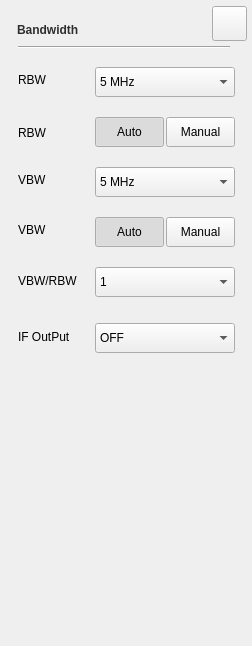
<?xml version="1.0" encoding="UTF-8"?>
<ui version="4.0">
 <class>SA_Dialog_BWSetup</class>
 <widget class="QWidget" name="SA_Dialog_BWSetup">
  <property name="geometry">
   <rect>
    <x>0</x>
    <y>0</y>
    <width>252</width>
    <height>646</height>
   </rect>
  </property>
  <property name="windowTitle">
   <string>Form</string>
  </property>
  <property name="styleSheet">
   <string notr="true">/*******************indoor**********************/
#SA_Dialog_BWSetup[status  =  &quot;indoor&quot;] 
#widget
{
	background-color:rgba(211,211,211,0.9);
}

#SA_Dialog_BWSetup[status  =  &quot;indoor&quot;] 
#widget&gt;QLabel
{
	font: 75 13px &quot;Arial&quot;;
	color:rgba(46,46,46,1);
}

#SA_Dialog_BWSetup[status  =  &quot;indoor&quot;] 
SA_LineEdit
{
	color:rgb(176,138,30);
	padding-left:10px;
	font: 75 13px &quot;Arial&quot;;
	font-weight:bold;
}

#SA_Dialog_BWSetup[status  =  &quot;indoor&quot;] #RBWAutoPB:checked,
#SA_Dialog_BWSetup[status  =  &quot;indoor&quot;] #VBWAutoPB:checked
{
	color:rgba(87, 87, 87,1);
	padding: 8px 14px 7px 15px;
	background-image: url(:/sa/image/fre_checked_left.png);
}

#SA_Dialog_BWSetup[status  =  &quot;indoor&quot;] #RBWAutoPB,
#SA_Dialog_BWSetup[status  =  &quot;indoor&quot;] #VBWAutoPB
{
	color:rgba(123, 123, 123,1);
	font: 75 13px &quot;Arial&quot;;
	border-style:flat;
	font-weight:bold;
	padding: 8px 14px 7px 15px;
	background-image: url(:/sa/image/fre_checked_right.png);
}

#SA_Dialog_BWSetup[status  =  &quot;indoor&quot;] #RBWManualPB:checked,
#SA_Dialog_BWSetup[status  =  &quot;indoor&quot;] #VBWManualPB:checked
{
	color:rgba(87, 87, 87,1);
	padding: 8px 5px 7px 6px;
	background-image: url(:/sa/image/fre_checked_right.png);
	background-position:right;
}

#SA_Dialog_BWSetup[status  =  &quot;indoor&quot;] #RBWManualPB,
#SA_Dialog_BWSetup[status  =  &quot;indoor&quot;] #VBWManualPB
{
	color:rgba(123, 123, 123,1);
	font: 75 13px &quot;Arial&quot;;
	border-style:flat;
	font-weight:bold;
	padding: 8px 5px 7px 6px;
	background-image: url(:/sa/image/fre_checked_left.png);
	background-position:right;
}

#SA_Dialog_BWSetup[status  =  &quot;indoor&quot;] 
#lblTitle
{
	font: 75 20px &quot;Arial&quot;;
	color:rgba(46,46,46,1);
	line-height:23px;
	font-weight:bold;
}

#SA_Dialog_BWSetup[status  =  &quot;indoor&quot;] 
#pb_cancel
{
border-style:flat;
background-color:rgba(0,0,0,0);
border-image: url(:/sa/image/btn_close_normal.png);
}

#SA_Dialog_BWSetup[status  =  &quot;indoor&quot;] 
#pb_cancel:pressed
{
border-image: url(:/sa/image/btn_close_click.png);
}

#SA_Dialog_BWSetup[status  =  &quot;indoor&quot;] 
#line
{
	background-color:rgba(46,46,46,1);
}

#SA_Dialog_BWSetup[status  =  &quot;indoor&quot;] 
QComboBox
{
	font: 75 13px &quot;Arial&quot;;
	font-weight:bold;
	color:rgba(162, 115, 0, 1);
	padding:8px 23px 7px 10px;
	combobox-popup: 0;
	border-style:flat;
	background-image: url(:/sa/image/dropdown_normal.png);
}

#SA_Dialog_BWSetup[status  =  &quot;indoor&quot;] 
QComboBox:focus
{
	background-image: url(:/sa/image/dropdown_click.png);
	
}

#SA_Dialog_BWSetup[status  =  &quot;indoor&quot;] 
QComboBox::drop-down {
width: 0px;	border-style:flat;
}

#SA_Dialog_BWSetup[status  =  &quot;indoor&quot;] 
QComboBox QAbstractItemView{
   font: 75 14px &quot;Arial&quot;;
	color:rgba(0, 0, 0, 1);
	background:rgba(255,255,255,1);
 	outline:0px;
	border-style:solid;
	border-color:rgba(151, 151, 151, 1);
	border-width:1px;
}

#SA_Dialog_BWSetup[status  =  &quot;indoor&quot;] 
QAbstractItemView::item{
	padding-left:8px;
	width:140px;
	height:32px;
	border-style:flat;
}

#SA_Dialog_BWSetup[status  =  &quot;indoor&quot;] 
QComboBox QAbstractItemView::item:selected
{
 	color:rgba(240, 179, 29, 1); 
}

#SA_Dialog_BWSetup[status  =  &quot;indoor&quot;] 
SA_LineEdit
{
	color:rgba(162, 115, 0,1);
	padding:8px 8px 7px 10px ;
	font: 75 13px &quot;Arial&quot;;
	font-weight:bold;
}

#SA_Dialog_BWSetup[status  =  &quot;indoor&quot;] 
SA_LineEdit:disable
{
	color:rgba(133,133,133,0.6);
}

#SA_Dialog_BWSetup[status  =  &quot;indoor&quot;] 
SA_LineEdit:focus
{
	outline: none;
	border:2px solid rgba(162,115,0,1);
}
/*******************outdoor**********************/
#SA_Dialog_BWSetup[status  =  &quot;outdoor&quot;] 
#widget
{
	background-color:rgba(211,211,211,0.9);
}

#SA_Dialog_BWSetup[status  =  &quot;outdoor&quot;] 
#widget&gt;QLabel
{
	font: 75 13px &quot;Arial&quot;;
	color:rgba(46,46,46,1);
}

#SA_Dialog_BWSetup[status  =  &quot;outdoor&quot;] 
SA_LineEdit
{
	color:rgb(176,138,30);
	padding-left:10px;
	font: 75 13px &quot;Arial&quot;;
	font-weight:bold;
}

#SA_Dialog_BWSetup[status  =  &quot;outdoor&quot;] #RBWAutoPB:checked,
#SA_Dialog_BWSetup[status  =  &quot;outdoor&quot;] #VBWAutoPB:checked
{
	color:rgba(87, 87, 87,1);
	padding: 8px 14px 7px 15px;
	background-image: url(:/sa/image/fre_checked_left.png);
}

#SA_Dialog_BWSetup[status  =  &quot;outdoor&quot;] #RBWAutoPB,
#SA_Dialog_BWSetup[status  =  &quot;outdoor&quot;] #VBWAutoPB
{
	color:rgba(123, 123, 123,1);
	font: 75 13px &quot;Arial&quot;;
	border-style:flat;
	font-weight:bold;
	padding: 8px 14px 7px 15px;
	background-image: url(:/sa/image/fre_checked_right.png);
}

#SA_Dialog_BWSetup[status  =  &quot;outdoor&quot;] #RBWManualPB:checked,
#SA_Dialog_BWSetup[status  =  &quot;outdoor&quot;] #VBWManualPB:checked
{
	color:rgba(87, 87, 87,1);
	padding: 8px 5px 7px 6px;
	background-image: url(:/sa/image/fre_checked_right.png);
	background-position:right;
}

#SA_Dialog_BWSetup[status  =  &quot;outdoor&quot;] #RBWManualPB,
#SA_Dialog_BWSetup[status  =  &quot;outdoor&quot;] #VBWManualPB
{
	color:rgba(123, 123, 123,1);
	font: 75 13px &quot;Arial&quot;;
	border-style:flat;
	font-weight:bold;
	padding: 8px 5px 7px 6px;
	background-image: url(:/sa/image/fre_checked_left.png);
	background-position:right;
}

#SA_Dialog_BWSetup[status  =  &quot;outdoor&quot;] 
#lblTitle
{
	font: 75 20px &quot;Arial&quot;;
	color:rgba(46,46,46,1);
	line-height:23px;
	font-weight:bold;
}

#SA_Dialog_BWSetup[status  =  &quot;outdoor&quot;] 
#pb_cancel
{
border-style:flat;
background-color:rgba(0,0,0,0);
border-image: url(:/sa/image/btn_close_normal.png);
}

#SA_Dialog_BWSetup[status  =  &quot;outdoor&quot;] 
#pb_cancel:pressed
{
border-image: url(:/sa/image/btn_close_click.png);
}

#SA_Dialog_BWSetup[status  =  &quot;outdoor&quot;] 
#line
{
	background-color:rgba(46,46,46,1);
}

#SA_Dialog_BWSetup[status  =  &quot;outdoor&quot;] 
QComboBox
{
	font: 75 13px &quot;Arial&quot;;
	font-weight:bold;
	color:rgba(162, 115, 0, 1);
	padding:8px 23px 7px 10px;
	combobox-popup: 0;
	border-style:flat;
	background-image: url(:/sa/image/dropdown_normal.png);
}

#SA_Dialog_BWSetup[status  =  &quot;outdoor&quot;] 
QComboBox:focus
{
	background-image: url(:/sa/image/dropdown_click.png);
	
}

#SA_Dialog_BWSetup[status  =  &quot;outdoor&quot;] 
QComboBox::drop-down {
width: 0px;	border-style:flat;
}

#SA_Dialog_BWSetup[status  =  &quot;outdoor&quot;] 
QComboBox QAbstractItemView{
   font: 75 14px &quot;Arial&quot;;
	color:rgba(0, 0, 0, 1);
	background:rgba(255,255,255,1);
 	outline:0px;
	border-style:solid;
	border-color:rgba(151, 151, 151, 1);
	border-width:1px;
}

#SA_Dialog_BWSetup[status  =  &quot;outdoor&quot;] 
QAbstractItemView::item{
	padding-left:8px;
	width:140px;
	height:32px;
	border-style:flat;
}

#SA_Dialog_BWSetup[status  =  &quot;outdoor&quot;] 
QComboBox QAbstractItemView::item:selected
{
 	color:rgba(240, 179, 29, 1); 
}

#SA_Dialog_BWSetup[status  =  &quot;outdoor&quot;] 
SA_LineEdit
{
	color:rgba(162, 115, 0,1);
	padding:8px 8px 7px 10px ;
	font: 75 13px &quot;Arial&quot;;
	font-weight:bold;
}

#SA_Dialog_BWSetup[status  =  &quot;outdoor&quot;] 
SA_LineEdit:disable
{
	color:rgba(133,133,133,0.6);
}

#SA_Dialog_BWSetup[status  =  &quot;outdoor&quot;] 
SA_LineEdit:focus
{
	outline: none;
	border:2px solid rgba(162,115,0,1);
}
/*******************night**********************/
#SA_Dialog_BWSetup[status  =  &quot;night&quot;] 
#widget
{
		background-color:rgba(208,182,139,0.9);
}

#SA_Dialog_BWSetup[status  =  &quot;night&quot;] 
#widget&gt;QLabel
{
	font: 75 13px &quot;Arial&quot;;
	color:rgba(46,46,46,1);
}

#SA_Dialog_BWSetup[status  =  &quot;night&quot;] 
SA_LineEdit
{
	color:rgb(176,138,30);
	padding-left:10px;
	font: 75 13px &quot;Arial&quot;;
	font-weight:bold;
}

#SA_Dialog_BWSetup[status  =  &quot;night&quot;] #RBWAutoPB:checked,
#SA_Dialog_BWSetup[status  =  &quot;night&quot;] #VBWAutoPB:checked
{
	color:rgba(85,74,56,1);
	padding: 8px 14px 7px 15px;
	background-image: url(:/sa/image/night/btn_left_click.png);
}

#SA_Dialog_BWSetup[status  =  &quot;night&quot;] #RBWAutoPB,
#SA_Dialog_BWSetup[status  =  &quot;night&quot;] #VBWAutoPB
{
	color:rgba(121,106,81,1);
	font: 75 13px &quot;Arial&quot;;
	border-style:flat;
	font-weight:bold;
	padding: 8px 14px 7px 15px;
	background-image: url(:/sa/image/night/btn_left_nor.png);
}

#SA_Dialog_BWSetup[status  =  &quot;night&quot;] #RBWManualPB:checked,
#SA_Dialog_BWSetup[status  =  &quot;night&quot;] #VBWManualPB:checked
{
	color:rgba(85,74,56,1);
	padding: 8px 5px 7px 6px;
	background-image: url(:/sa/image/night/btn_right_click.png);
}

#SA_Dialog_BWSetup[status  =  &quot;night&quot;] #RBWManualPB,
#SA_Dialog_BWSetup[status  =  &quot;night&quot;] #VBWManualPB
{
	color:rgba(121,106,81,1);
	font: 75 13px &quot;Arial&quot;;
	border-style:flat;
	font-weight:bold;
	padding: 8px 5px 7px 6px;
	background-image: url(:/sa/image/night/btn_right_nor.png);
}

#SA_Dialog_BWSetup[status  =  &quot;night&quot;] 
#lblTitle
{
	font: 75 20px &quot;Arial&quot;;
	color:rgba(46,46,46,1);
	line-height:23px;
	font-weight:bold;
}

#SA_Dialog_BWSetup[status  =  &quot;night&quot;] 
#pb_cancel
{
border-style:flat;
background-color:rgba(0,0,0,0);
border-image: url(:/sa/image/night/btn_close_normal.png);
}

#SA_Dialog_BWSetup[status  =  &quot;night&quot;] 
#pb_cancel:pressed
{
border-image: url(:/sa/image/night/btn_close_click.png);
}

#SA_Dialog_BWSetup[status  =  &quot;night&quot;] 
#line
{
	background-color:rgba(46,46,46,1);
}

#SA_Dialog_BWSetup[status  =  &quot;night&quot;] 
QComboBox
{
	background-color: rgba(251,220,167,0.60);
	color:rgba(159,98,0,1);
	font: 75 13px &quot;Arial&quot;;
	font-weight:bold;
	padding:8px 23px 7px 10px;
	combobox-popup: 0;
	border-style:flat;
	background-image: url(:/sa/image/night/dropdown_normal.png);
}

#SA_Dialog_BWSetup[status  =  &quot;night&quot;] 
QComboBox:focus
{
	background-image: url(:/sa/image/night/dropdown_click.png);
	
}

#SA_Dialog_BWSetup[status  =  &quot;night&quot;] 
QComboBox::drop-down {
width: 0px;	border-style:flat;
}

#SA_Dialog_BWSetup[status  =  &quot;night&quot;] 
QComboBox QAbstractItemView{
   font: 75 14px &quot;Arial&quot;;
	color:rgba(0, 0, 0, 1);
	background-color: #FBDBA7;
 	outline:0px;
	border-style:solid;
	border-color:rgba(151, 151, 151, 1);
	border-width:1px;
}

#SA_Dialog_BWSetup[status  =  &quot;night&quot;] 
QAbstractItemView::item{
	padding-left:8px;
	width:140px;
	height:32px;
	border-style:flat;
}

#SA_Dialog_BWSetup[status  =  &quot;night&quot;] 
QComboBox QAbstractItemView::item:selected
{
 	color:rgba(159,98,0,1);
}

#SA_Dialog_BWSetup[status  =  &quot;night&quot;] 
SA_LineEdit
{
	color:rgba(162, 115, 0,1);
	padding:8px 8px 7px 10px ;
	font: 75 13px &quot;Arial&quot;;
	font-weight:bold;
}

#SA_Dialog_BWSetup[status  =  &quot;night&quot;] 
SA_LineEdit:disable
{
	color:rgba(133,133,133,0.6);
}

#SA_Dialog_BWSetup[status  =  &quot;night&quot;] 
SA_LineEdit:focus
{
	outline: none;
	border:2px solid rgba(162,115,0,1);
}</string>
  </property>
  <property name="status" stdset="0">
   <string>night</string>
  </property>
  <widget class="QWidget" name="widget" native="true">
   <property name="geometry">
    <rect>
     <x>0</x>
     <y>0</y>
     <width>252</width>
     <height>646</height>
    </rect>
   </property>
   <property name="styleSheet">
    <string notr="true"/>
   </property>
   <widget class="QPushButton" name="pb_cancel">
    <property name="geometry">
     <rect>
      <x>212</x>
      <y>6</y>
      <width>35</width>
      <height>35</height>
     </rect>
    </property>
    <property name="focusPolicy">
     <enum>Qt::NoFocus</enum>
    </property>
    <property name="text">
     <string/>
    </property>
   </widget>
   <widget class="QLabel" name="lblTitle">
    <property name="geometry">
     <rect>
      <x>17</x>
      <y>19</y>
      <width>121</width>
      <height>22</height>
     </rect>
    </property>
    <property name="styleSheet">
     <string notr="true">#lblTitle
{
	font: 75 20px &quot;Arial&quot;;
	color:rgba(46,46,46,1);
	line-height:23px;
	font-weight:bold;
}</string>
    </property>
    <property name="text">
     <string>Bandwidth</string>
    </property>
   </widget>
   <widget class="Line" name="line">
    <property name="geometry">
     <rect>
      <x>18</x>
      <y>46</y>
      <width>212</width>
      <height>2</height>
     </rect>
    </property>
    <property name="orientation">
     <enum>Qt::Horizontal</enum>
    </property>
   </widget>
   <widget class="QPushButton" name="RBWManualPB">
    <property name="geometry">
     <rect>
      <x>166</x>
      <y>117</y>
      <width>69</width>
      <height>30</height>
     </rect>
    </property>
    <property name="focusPolicy">
     <enum>Qt::NoFocus</enum>
    </property>
    <property name="text">
     <string>Manual</string>
    </property>
    <property name="checkable">
     <bool>true</bool>
    </property>
    <attribute name="buttonGroup">
     <string notr="true">btnRBWgroup</string>
    </attribute>
   </widget>
   <widget class="QPushButton" name="RBWAutoPB">
    <property name="geometry">
     <rect>
      <x>95</x>
      <y>117</y>
      <width>69</width>
      <height>30</height>
     </rect>
    </property>
    <property name="focusPolicy">
     <enum>Qt::NoFocus</enum>
    </property>
    <property name="text">
     <string>Auto</string>
    </property>
    <property name="checkable">
     <bool>true</bool>
    </property>
    <property name="checked">
     <bool>true</bool>
    </property>
    <attribute name="buttonGroup">
     <string notr="true">btnRBWgroup</string>
    </attribute>
   </widget>
   <widget class="QLabel" name="lblRBWAuto">
    <property name="geometry">
     <rect>
      <x>18</x>
      <y>120</y>
      <width>67</width>
      <height>25</height>
     </rect>
    </property>
    <property name="text">
     <string>RBW</string>
    </property>
   </widget>
   <widget class="QLabel" name="lblRBWValue">
    <property name="geometry">
     <rect>
      <x>18</x>
      <y>67</y>
      <width>61</width>
      <height>25</height>
     </rect>
    </property>
    <property name="text">
     <string>RBW</string>
    </property>
   </widget>
   <widget class="QPushButton" name="VBWManualPB">
    <property name="geometry">
     <rect>
      <x>166</x>
      <y>217</y>
      <width>69</width>
      <height>30</height>
     </rect>
    </property>
    <property name="focusPolicy">
     <enum>Qt::NoFocus</enum>
    </property>
    <property name="text">
     <string>Manual</string>
    </property>
    <property name="checkable">
     <bool>true</bool>
    </property>
    <attribute name="buttonGroup">
     <string notr="true">btnVBWgroup</string>
    </attribute>
   </widget>
   <widget class="QLabel" name="lblVBWAuto">
    <property name="geometry">
     <rect>
      <x>18</x>
      <y>217</y>
      <width>67</width>
      <height>25</height>
     </rect>
    </property>
    <property name="text">
     <string>VBW</string>
    </property>
   </widget>
   <widget class="QLabel" name="lblVBWValue">
    <property name="geometry">
     <rect>
      <x>18</x>
      <y>167</y>
      <width>61</width>
      <height>25</height>
     </rect>
    </property>
    <property name="text">
     <string>VBW</string>
    </property>
   </widget>
   <widget class="QPushButton" name="VBWAutoPB">
    <property name="geometry">
     <rect>
      <x>95</x>
      <y>217</y>
      <width>69</width>
      <height>30</height>
     </rect>
    </property>
    <property name="focusPolicy">
     <enum>Qt::NoFocus</enum>
    </property>
    <property name="text">
     <string>Auto</string>
    </property>
    <property name="checkable">
     <bool>true</bool>
    </property>
    <property name="checked">
     <bool>true</bool>
    </property>
    <attribute name="buttonGroup">
     <string notr="true">btnVBWgroup</string>
    </attribute>
   </widget>
   <widget class="QLabel" name="lblRatioValue">
    <property name="geometry">
     <rect>
      <x>18</x>
      <y>268</y>
      <width>71</width>
      <height>25</height>
     </rect>
    </property>
    <property name="text">
     <string>VBW/RBW</string>
    </property>
   </widget>
   <widget class="SA_Combobox" name="RBWBox">
    <property name="geometry">
     <rect>
      <x>95</x>
      <y>67</y>
      <width>140</width>
      <height>30</height>
     </rect>
    </property>
    <property name="styleSheet">
     <string notr="true"/>
    </property>
    <property name="maxVisibleItems">
     <number>999</number>
    </property>
    <item>
     <property name="text">
      <string>5 MHz</string>
     </property>
    </item>
    <item>
     <property name="text">
      <string>3 MHz</string>
     </property>
    </item>
    <item>
     <property name="text">
      <string>1 MHz</string>
     </property>
    </item>
    <item>
     <property name="text">
      <string>300 kHz</string>
     </property>
    </item>
    <item>
     <property name="text">
      <string>100 kHz</string>
     </property>
    </item>
    <item>
     <property name="text">
      <string>30 kHz</string>
     </property>
    </item>
    <item>
     <property name="text">
      <string>10 kHz</string>
     </property>
    </item>
    <item>
     <property name="text">
      <string>3 kHz</string>
     </property>
    </item>
    <item>
     <property name="text">
      <string>1 kHz</string>
     </property>
    </item>
    <item>
     <property name="text">
      <string>300 Hz</string>
     </property>
    </item>
    <item>
     <property name="text">
      <string>100 Hz</string>
     </property>
    </item>
    <item>
     <property name="text">
      <string>30 Hz</string>
     </property>
    </item>
    <item>
     <property name="text">
      <string>10 Hz</string>
     </property>
    </item>
    <item>
     <property name="text">
      <string>3 Hz</string>
     </property>
    </item>
    <item>
     <property name="text">
      <string>1 Hz</string>
     </property>
    </item>
   </widget>
   <widget class="SA_Combobox" name="VBWBox">
    <property name="geometry">
     <rect>
      <x>95</x>
      <y>167</y>
      <width>140</width>
      <height>30</height>
     </rect>
    </property>
    <property name="styleSheet">
     <string notr="true"/>
    </property>
    <property name="editable">
     <bool>false</bool>
    </property>
    <property name="maxVisibleItems">
     <number>112</number>
    </property>
    <item>
     <property name="text">
      <string>5 MHz</string>
     </property>
    </item>
    <item>
     <property name="text">
      <string>3 MHz</string>
     </property>
    </item>
    <item>
     <property name="text">
      <string>1 MHz</string>
     </property>
    </item>
    <item>
     <property name="text">
      <string>300 kHz</string>
     </property>
    </item>
    <item>
     <property name="text">
      <string>100 kHz</string>
     </property>
    </item>
    <item>
     <property name="text">
      <string>30 kHz</string>
     </property>
    </item>
    <item>
     <property name="text">
      <string>10 kHz</string>
     </property>
    </item>
    <item>
     <property name="text">
      <string>3 kHz</string>
     </property>
    </item>
    <item>
     <property name="text">
      <string>1 kHz</string>
     </property>
    </item>
    <item>
     <property name="text">
      <string>300 Hz</string>
     </property>
    </item>
    <item>
     <property name="text">
      <string>100 Hz</string>
     </property>
    </item>
    <item>
     <property name="text">
      <string>30 Hz</string>
     </property>
    </item>
    <item>
     <property name="text">
      <string>10 Hz</string>
     </property>
    </item>
    <item>
     <property name="text">
      <string>3 Hz</string>
     </property>
    </item>
    <item>
     <property name="text">
      <string>1 Hz</string>
     </property>
    </item>
   </widget>
   <widget class="SA_Combobox" name="ratioBox">
    <property name="geometry">
     <rect>
      <x>95</x>
      <y>267</y>
      <width>140</width>
      <height>30</height>
     </rect>
    </property>
    <property name="styleSheet">
     <string notr="true"/>
    </property>
    <property name="maxVisibleItems">
     <number>999</number>
    </property>
    <item>
     <property name="text">
      <string>1</string>
     </property>
    </item>
    <item>
     <property name="text">
      <string>0.1</string>
     </property>
    </item>
    <item>
     <property name="text">
      <string>0.01</string>
     </property>
    </item>
    <item>
     <property name="text">
      <string>0.001</string>
     </property>
    </item>
    <item>
     <property name="text">
      <string>0.0001</string>
     </property>
    </item>
    <item>
     <property name="text">
      <string>0.00001</string>
     </property>
    </item>
    <item>
     <property name="text">
      <string>0.000001</string>
     </property>
    </item>
    <item>
     <property name="text">
      <string>0.0000001</string>
     </property>
    </item>
   </widget>
   <widget class="QLabel" name="lblIF">
    <property name="geometry">
     <rect>
      <x>18</x>
      <y>324</y>
      <width>71</width>
      <height>25</height>
     </rect>
    </property>
    <property name="text">
     <string>IF OutPut</string>
    </property>
   </widget>
   <widget class="SA_Combobox" name="IF_OutPut_Box">
    <property name="geometry">
     <rect>
      <x>95</x>
      <y>323</y>
      <width>140</width>
      <height>30</height>
     </rect>
    </property>
    <property name="styleSheet">
     <string notr="true"/>
    </property>
    <property name="maxVisibleItems">
     <number>999</number>
    </property>
    <item>
     <property name="text">
      <string>OFF</string>
     </property>
    </item>
    <item>
     <property name="text">
      <string>Narrow 10MHz</string>
     </property>
    </item>
    <item>
     <property name="text">
      <string>Wide 100MHz</string>
     </property>
    </item>
   </widget>
   <widget class="QLabel" name="labelWarning">
    <property name="geometry">
     <rect>
      <x>20</x>
      <y>50</y>
      <width>211</width>
      <height>71</height>
     </rect>
    </property>
    <property name="text">
     <string/>
    </property>
   </widget>
  </widget>
 </widget>
 <customwidgets>
  <customwidget>
   <class>SA_Combobox</class>
   <extends>QComboBox</extends>
   <header>sa_combobox.h</header>
   <slots>
    <signal>clicked()</signal>
   </slots>
  </customwidget>
 </customwidgets>
 <tabstops>
  <tabstop>RBWBox</tabstop>
  <tabstop>VBWBox</tabstop>
  <tabstop>ratioBox</tabstop>
  <tabstop>RBWManualPB</tabstop>
  <tabstop>RBWAutoPB</tabstop>
  <tabstop>VBWManualPB</tabstop>
  <tabstop>VBWAutoPB</tabstop>
  <tabstop>pb_cancel</tabstop>
 </tabstops>
 <resources/>
 <connections/>
 <buttongroups>
  <buttongroup name="btnVBWgroup"/>
  <buttongroup name="btnRBWgroup"/>
 </buttongroups>
</ui>
